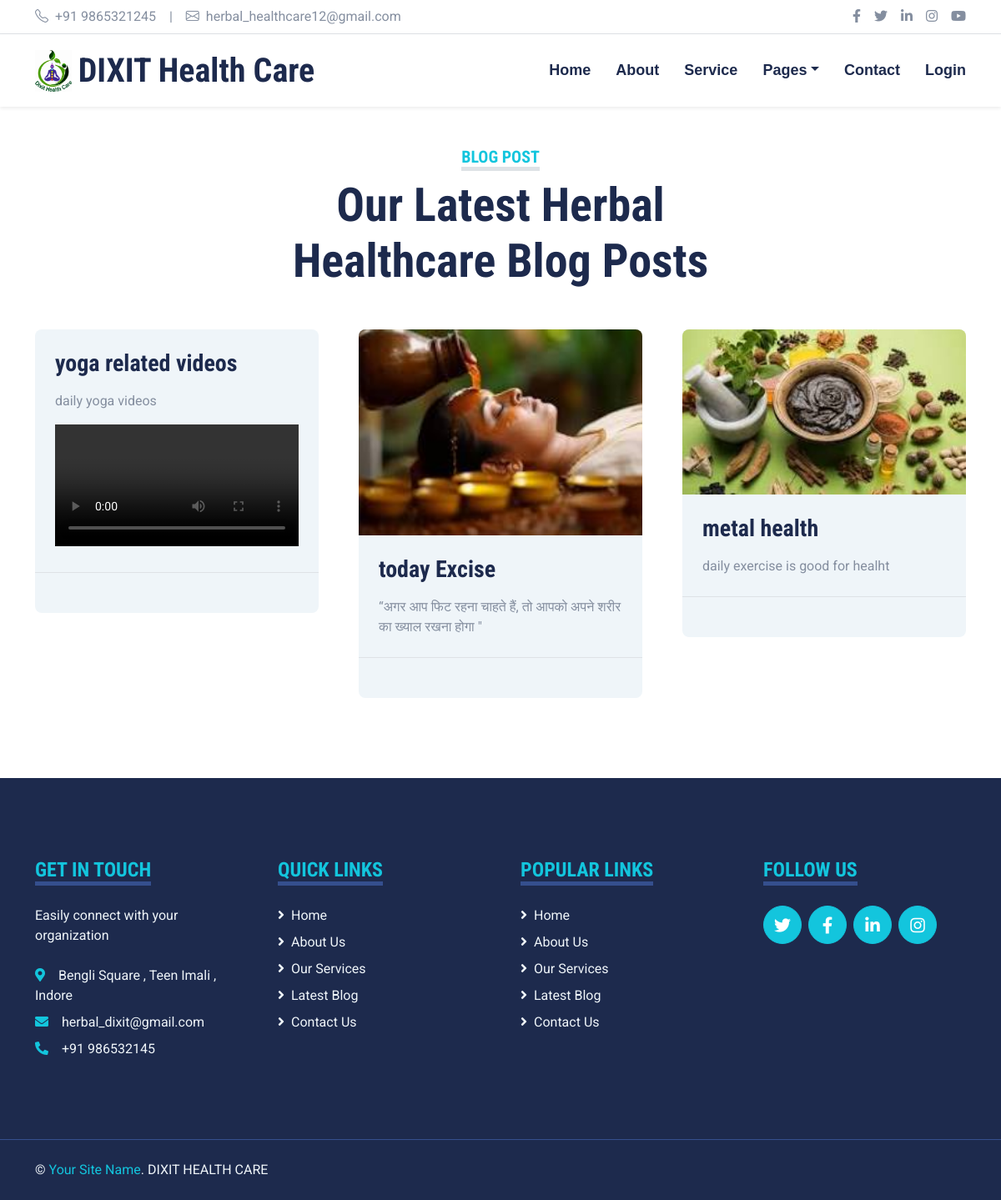
Screenshot of /blog/ with the database file from the repository.
### Blogs/models.py (models this page shows, shortened)
class BlogPost(models.Model):
    title = models.CharField(max_length=200)
    image = models.ImageField(upload_to='blog_images/', null=True, blank=True)
    video = models.FileField(upload_to='blog_videos/', null=True, blank=True)
    content = models.TextField()

### medi/views.py (the view)
# urls.py: 2. Add a URL to urlpatterns:  path('blog/', include('blog.urls'))
def blog(requests):
    blog_posts = BlogPost.objects.all()
    return render(requests, 'blog.html', {'blog_posts': blog_posts})

### templates/blog.html (shortened to what this page needs)
{% include "header.html" %}
<div class="container-fluid py-5">
    <div class="container">
        <div class="text-center mx-auto mb-5" style="max-width: 500px;">
            <h5 class="d-inline-block text-primary text-uppercase border-bottom border-5">Blog Post</h5>
            <h1 class="display-4">Our Latest Herbal Healthcare Blog Posts</h1>
        </div>
        <div class="row g-5">
            {% for post in blog_posts %}
            <div class="col-xl-4 col-lg-6">
                <div class="bg-light rounded overflow-hidden">
                    {% if post.image %}
                    <img class="img-fluid w-100" src="{{ post.image.url }}" alt="">
                    {% endif %}
                    <div class="p-4">
                        <a class="h3 d-block mb-3" href="">{{ post.title }}</a>
                        <p class="m-0">{{ post.content }}</p>
                        {% if post.video %}
                        <div class="mt-3">
                            <video controls class="w-100">
                                <source src="{{ post.video.url }}" type="video/mp4">
                            </video>
                        </div>
                        {% endif %}
                    </div>
                    <div class="d-flex justify-content-between border-top p-4">
                    </div>
                </div>
            </div>
            {% endfor %}
        </div>
    </div>
</div>
{% include "footer.html" %}

### static/css/style.css (style rules this page uses)
:root { --primary: #13C5DD; --secondary: #354F8E; --light: #EFF5F9; --dark: #1D2A4D; }

### rows the page displays
BlogPost: title "yoga related videos", content "daily yoga videos"
BlogPost: image (picture), title "today Excise", content "“अगर आप फिट रहना चाहते हैं, तो आपको अपने शरीर का ख्याल रखना होगा \""
BlogPost: image (picture), title "metal health", content "daily exercise is good for healht"
